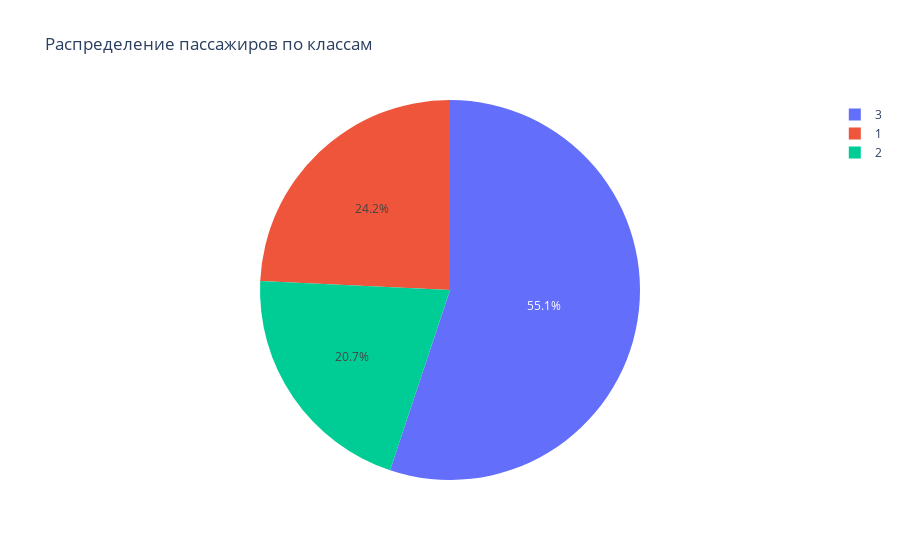

Notebook code cell kept with this figure:
### Markdown cell above
Pie Chart

### Code cell
fig6 = px.pie(class_counts, values='count', names='Pclass', 
             title='Распределение пассажиров по классам')
fig6.show()

### Figure 1 — Plotly figure (JSON) as saved in the notebook; plotly's stock layout.template omitted (floating-point values rounded to 4 significant figures)
{"data": [{"domain": {"x": [0, 1], "y": [0, 1]}, "hovertemplate": "Pclass=%{label}<br>count=%{value}<extra></extra>", "labels": [3, 1, 2], "legendgroup": "", "name": "", "showlegend": true, "type": "pie", "values": [491, 216, 184]}], "layout": {"legend": {"tracegroupgap": 0}, "title": {"text": "Распределение пассажиров по классам"}}}
